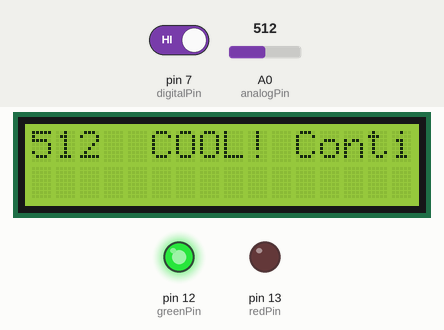
Recording of a sketch running on a simulated Arduino Uno, built with avr-gcc and run on an emulated ATmega328P. Shown: 16×2 character LCD, output pins drawn as LEDs (lit = HIGH). Inputs (shaded band) come from the test bench; at power-on: pin 7 (digitalPin) HIGH, A0 (analogPin) = 512. What the sketch prints to the serial monitor is not drawn.

Above: at 1.2 s.
1.3 s: pin 7 (digitalPin) driven LOW
At 5.6 s:
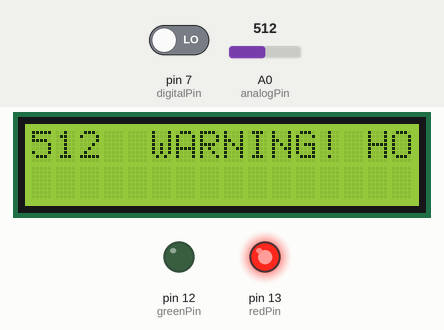
11.6 s: A0 (analogPin) set to 716
At 16.0 s:
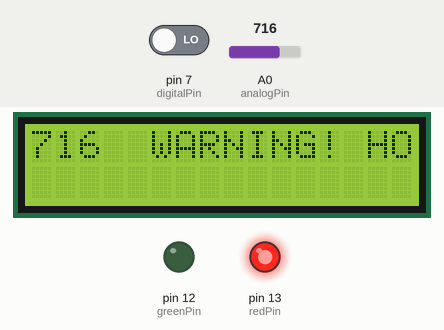
21.6 s: A0 (analogPin) set to 900
At 26.3 s:
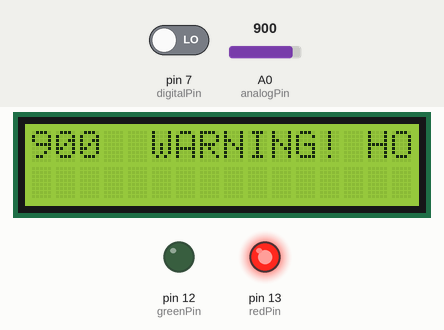
31.6 s: pin 7 (digitalPin) driven HIGH
At 35.5 s:
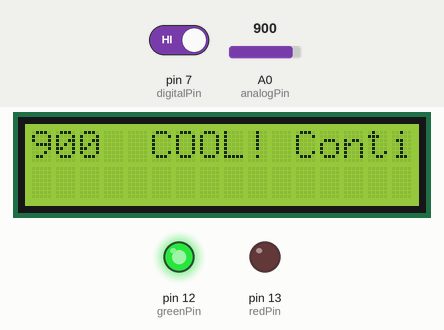
41.7 s: A0 (analogPin) set to 1023
At 46.0 s:
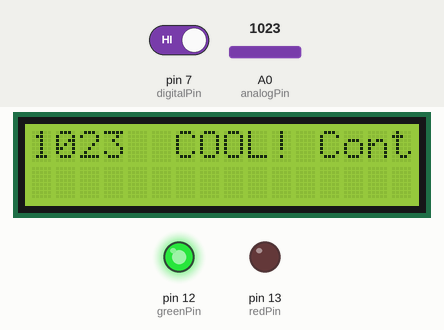
Timing chart, 0 to 47.5 s (numbered marks = the images above; inputs shaded):
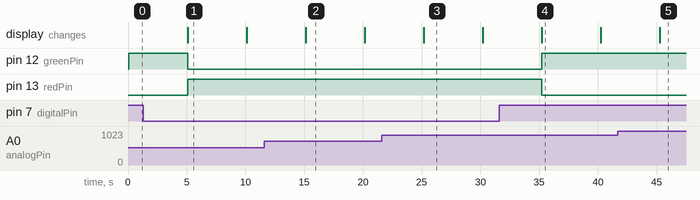

The sketch:

3.19test2.ino
```cpp
#include <Wire.h>
#include <LiquidCrystal_I2C.h>
const int digitalPin=7;
int analogPin=A0;
const int redPin=13;
const int greenPin=12;
boolean Dstate=0;
int Astate=0;
int tim=5000;
LiquidCrystal_I2C lcd(0x27,16,2);
void setup() {
  pinMode(redPin,OUTPUT);
  pinMode(greenPin,OUTPUT);
  pinMode(digitalPin,INPUT);
  pinMode(analogPin,INPUT);
  Serial.begin(9600);
  lcd.init();
  lcd.backlight();
}

void loop() {
  Astate=analogRead(analogPin);
  Dstate=digitalRead(digitalPin);
  Serial.print("D0:");
  Serial.println(Dstate);
  Serial.print("A0:");
  Serial.println(Astate);
  lcd.setCursor(0,0);
  lcd.println(Astate);
  if(Dstate==LOW)
  {
    digitalWrite(redPin,HIGH);
    digitalWrite(greenPin,LOW);
    lcd.print("WARNING! HOT!");
  }
  else
  {
    digitalWrite(redPin,LOW);
    digitalWrite(greenPin,HIGH);
    lcd.print("COOL! Continue!");
  }
  delay(tim);
  lcd.clear();
}
```

Measured:
- after the input at 1.3 s, pin 12 (greenPin): HIGH → LOW after 3.8 s; pin 13 (redPin): LOW → HIGH after 3.8 s; the display: first differs from a run without the input after 3.8 s (image 1)
- after the input at 11.6 s, the display: first differs from a run without the input after 3.5 s (image 2)
- after the input at 21.6 s, the display: first differs from a run without the input after 3.6 s (image 3)
- after the input at 31.6 s, pin 12 (greenPin): LOW → HIGH after 3.6 s; pin 13 (redPin): HIGH → LOW after 3.6 s; the display: first differs from a run without the input after 3.6 s (image 4)
- after the input at 41.7 s, the display: first differs from a run without the input after 3.6 s (image 5)
- what the display in image 1 shows lasts 5.0 s, from 5.1 s to 10.1 s
